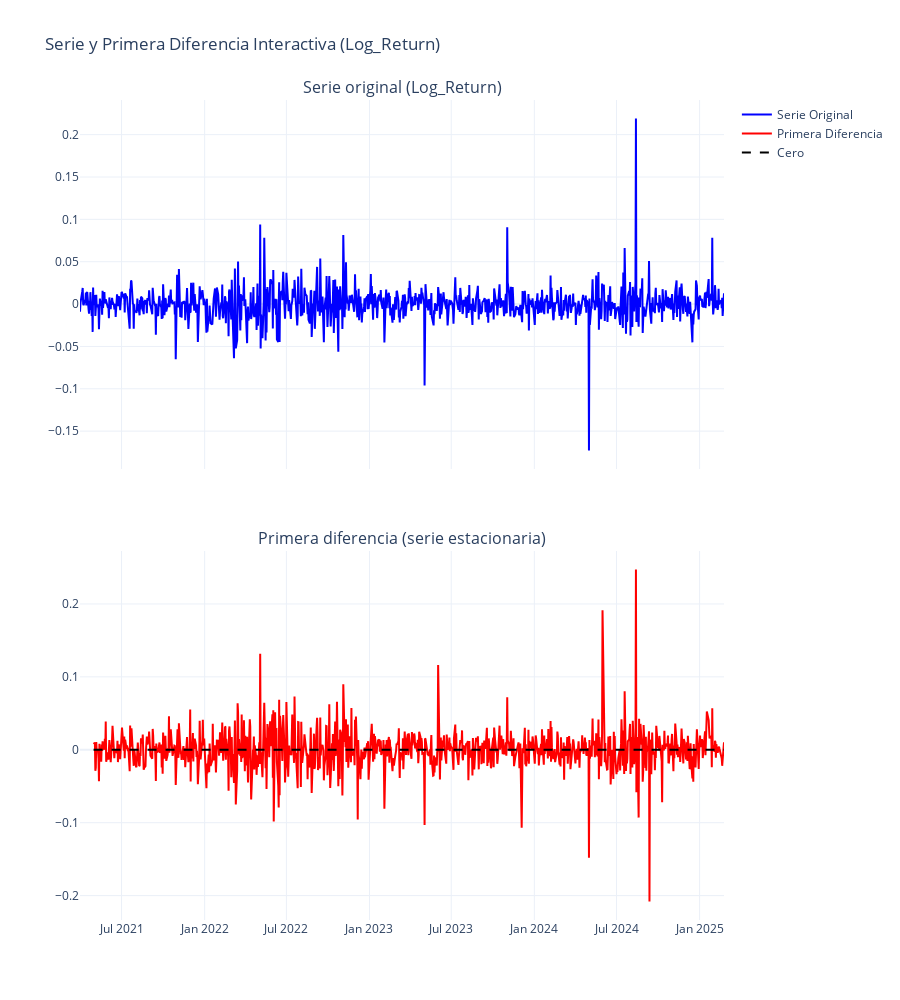

Write notebook code for a chart like this one.
### Markdown cell above
``Graficamos para ver como ha cambiado la serie...``

### Code cell
# Crear subplots: 2 filas, 1 columna, compartir eje x
fig = make_subplots(rows=2, cols=1, shared_xaxes=True,
                    vertical_spacing=0.1,
                    subplot_titles=[f"Serie original ({target_col})", "Primera diferencia (serie estacionaria)"])

# Serie diferenciada original
fig.add_trace(
    go.Scatter(x=df_train.index, y=df_train.Log_Return,
               mode='lines', name='Serie Original', line=dict(color='blue')),
    row=1, col=1
)

# Serie diferenciada estacionalmente
fig.add_trace(
    go.Scatter(x=data_seasonal_diff.index, y=data_seasonal_diff,
               mode='lines', name='Primera Diferencia', line=dict(color='red')),
    row=2, col=1
)

# Línea horizontal en cero para la serie diferenciada
fig.add_trace(
    go.Scatter(x=data_seasonal_diff.index, y=[0]*len(data_seasonal_diff),
               mode='lines', name='Cero', line=dict(color='black', dash='dash')),
    row=2, col=1
)

# Layout interactivo
fig.update_layout(
    height=1000,
    # width=auto,
    title_text=f"Serie y Primera Diferencia Interactiva ({target_col})",
    hovermode='x unified',
    template='plotly_white'
)

fig.show()

### Figure 1 — Plotly figure (JSON) as saved in the notebook; plotly's stock layout.template omitted (floating-point values rounded to 4 significant figures; data arrays with more than 128 entries replaced by an {"elided": "..."} marker saying what was removed)
{"data": [{"line": {"color": "blue"}, "mode": "lines", "name": "Serie Original", "type": "scatter", "x": {"elided": "980 str values"}, "xaxis": "x", "y": {"elided": "980 float values"}, "yaxis": "y"}, {"line": {"color": "red"}, "mode": "lines", "name": "Primera Diferencia", "type": "scatter", "x": {"elided": "959 str values"}, "xaxis": "x2", "y": {"elided": "959 float values"}, "yaxis": "y2"}, {"line": {"color": "black", "dash": "dash"}, "mode": "lines", "name": "Cero", "type": "scatter", "x": {"elided": "959 str values"}, "xaxis": "x2", "y": {"elided": "959 int values"}, "yaxis": "y2"}], "layout": {"annotations": [{"font": {"size": 16}, "showarrow": false, "text": "Serie original (Log_Return)", "x": 0.5, "xanchor": "center", "xref": "paper", "y": 1, "yanchor": "bottom", "yref": "paper"}, {"font": {"size": 16}, "showarrow": false, "text": "Primera diferencia (serie estacionaria)", "x": 0.5, "xanchor": "center", "xref": "paper", "y": 0.45, "yanchor": "bottom", "yref": "paper"}], "height": 1000, "hovermode": "x unified", "title": {"text": "Serie y Primera Diferencia Interactiva (Log_Return)"}, "xaxis": {"anchor": "y", "domain": [0, 1], "matches": "x2", "showticklabels": false}, "xaxis2": {"anchor": "y2", "domain": [0, 1]}, "yaxis": {"anchor": "x", "domain": [0.55, 1]}, "yaxis2": {"anchor": "x2", "domain": [0, 0.45]}}}
